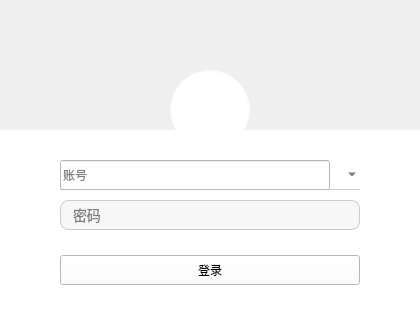
<?xml version="1.0" encoding="UTF-8"?>
<ui version="4.0">
 <class>QQClass</class>
 <widget class="QWidget" name="QQClass">
  <property name="geometry">
   <rect>
    <x>0</x>
    <y>0</y>
    <width>420</width>
    <height>310</height>
   </rect>
  </property>
  <property name="windowTitle">
   <string>QQ</string>
  </property>
  <widget class="QWidget" name="widget" native="true">
   <property name="geometry">
    <rect>
     <x>0</x>
     <y>0</y>
     <width>420</width>
     <height>130</height>
    </rect>
   </property>
   <property name="styleSheet">
    <string notr="true">background: qlineargradient(
    x1: 0, y1: 0, x2: 0, y2: 1,
    stop: 0 #3B5998,    /* 柔和蓝色 */
    stop: 0.5 #7B68EE,  /* 紫色 */
    stop: 1 #B0E0E6     /* 浅蓝色 */
);
</string>
   </property>
   <widget class="QLabel" name="avatarlabel">
    <property name="geometry">
     <rect>
      <x>170</x>
      <y>70</y>
      <width>80</width>
      <height>80</height>
     </rect>
    </property>
    <property name="styleSheet">
     <string notr="true">QLabel {
border-image: url(:/QQ/image/动漫头像.png);
border-radius: 40px;
border: 3px solid rgba(255, 255, 255, 180);
background-color: rgb(255, 255, 255);
}</string>
    </property>
    <property name="text">
     <string/>
    </property>
   </widget>
   <widget class="QPushButton" name="closeButton">
    <property name="geometry">
     <rect>
      <x>390</x>
      <y>0</y>
      <width>30</width>
      <height>20</height>
     </rect>
    </property>
    <property name="styleSheet">
     <string notr="true">QPushButton {
       background-color: transparent;
  border-radius: 10px;
    
	border-image: url(:/QQ/image/关闭.png);
    }
    QPushButton:hover {
      background-color: rgba(255, 255, 255, 50);
    }</string>
    </property>
    <property name="text">
     <string/>
    </property>
   </widget>
   <widget class="QPushButton" name="minButton">
    <property name="geometry">
     <rect>
      <x>370</x>
      <y>0</y>
      <width>20</width>
      <height>20</height>
     </rect>
    </property>
    <property name="styleSheet">
     <string notr="true">QPushButton {
       background-color: transparent;
  border-radius: 10px;
    
	
	border-image: url(:/QQ/image/最小化.png);
    }
    QPushButton:hover {
      background-color: rgba(255, 255, 255, 50);
    }</string>
    </property>
    <property name="text">
     <string/>
    </property>
   </widget>
  </widget>
  <widget class="QWidget" name="widget_2" native="true">
   <property name="geometry">
    <rect>
     <x>0</x>
     <y>130</y>
     <width>420</width>
     <height>180</height>
    </rect>
   </property>
   <property name="styleSheet">
    <string notr="true">background-color: rgb(255, 255, 255);</string>
   </property>
   <widget class="QLineEdit" name="pdLineEdit">
    <property name="geometry">
     <rect>
      <x>60</x>
      <y>70</y>
      <width>300</width>
      <height>30</height>
     </rect>
    </property>
    <property name="styleSheet">
     <string notr="true">QLineEdit {
    border: 1px solid #CCCCCC; /* 边框颜色 */
    border-radius: 8px;        /* 圆角 */
    padding-left: 10px;        /* 左侧内边距 */
    font-size: 14px;           /* 字体大小 */
    background-color: #F7F7F7; /* 背景色 */
}
</string>
    </property>
    <property name="placeholderText">
     <string>密码</string>
    </property>
   </widget>
   <widget class="QPushButton" name="loginButton">
    <property name="geometry">
     <rect>
      <x>60</x>
      <y>125</y>
      <width>300</width>
      <height>30</height>
     </rect>
    </property>
    <property name="font">
     <font>
      <family>幼圆</family>
     </font>
    </property>
    <property name="text">
     <string>登录</string>
    </property>
   </widget>
   <widget class="QComboBox" name="userBox">
    <property name="geometry">
     <rect>
      <x>60</x>
      <y>30</y>
      <width>300</width>
      <height>30</height>
     </rect>
    </property>
    <property name="autoFillBackground">
     <bool>false</bool>
    </property>
    <property name="styleSheet">
     <string notr="true">
QComboBox {
    border: none;  /* 移除默认边框 */
    border-bottom: 1px solid #CCCCCC;  /* 默认底部灰色线 */
    background: transparent;  /* 背景透明 */
    font-size: 16px;
    color: #333;
}

/* 鼠标悬停时，底部线变蓝 */
QComboBox:hover {
    border-bottom: 1px solid #0078D7;
}

/* 输入框聚焦时，底部线加粗变深蓝 */
QComboBox:focus {
    border-bottom: 2px solid #005A9E;
}


</string>
    </property>
    <property name="editable">
     <bool>false</bool>
    </property>
    <property name="currentText">
     <string/>
    </property>
    <property name="placeholderText">
     <string/>
    </property>
    <property name="duplicatesEnabled">
     <bool>true</bool>
    </property>
   </widget>
   <widget class="QLineEdit" name="userLineEdit">
    <property name="geometry">
     <rect>
      <x>60</x>
      <y>30</y>
      <width>270</width>
      <height>30</height>
     </rect>
    </property>
    <property name="placeholderText">
     <string>账号</string>
    </property>
   </widget>
  </widget>
 </widget>
 <layoutdefault spacing="6" margin="11"/>
 <resources>
  <include location="QQ.qrc"/>
 </resources>
 <connections/>
</ui>
